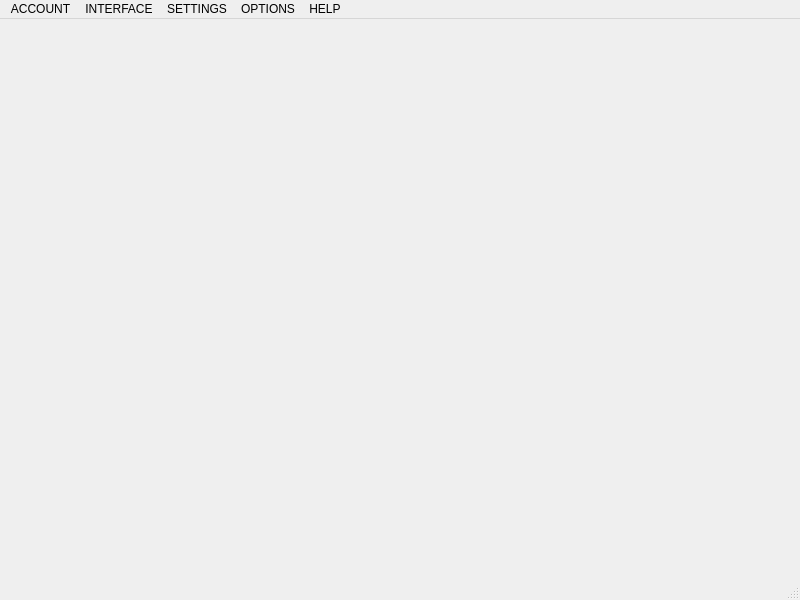
<?xml version="1.0" encoding="UTF-8"?>
<ui version="4.0">
 <class>MainWindow</class>
 <widget class="QMainWindow" name="MainWindow">
  <property name="geometry">
   <rect>
    <x>0</x>
    <y>0</y>
    <width>800</width>
    <height>600</height>
   </rect>
  </property>
  <property name="windowTitle">
   <string>MainWindow</string>
  </property>
  <widget class="QWidget" name="centralwidget"/>
  <widget class="QMenuBar" name="menubar">
   <property name="geometry">
    <rect>
     <x>0</x>
     <y>0</y>
     <width>800</width>
     <height>26</height>
    </rect>
   </property>
   <widget class="QMenu" name="menuACCOUNT">
    <property name="title">
     <string>ACCOUNT</string>
    </property>
    <widget class="QMenu" name="menuMY_PROFILE">
     <property name="title">
      <string>MY PROFILE</string>
     </property>
     <addaction name="actionUSER_DATA"/>
     <addaction name="actionADDRESS_WALLETT"/>
    </widget>
    <addaction name="actionLOGIN"/>
    <addaction name="menuMY_PROFILE"/>
    <addaction name="actionINITIATE_UPLOAD"/>
    <addaction name="actionSTOP_UPLOAD"/>
    <addaction name="actionSIGN_OFF"/>
   </widget>
   <widget class="QMenu" name="menuINTERFACE">
    <property name="title">
     <string>INTERFACE</string>
    </property>
    <widget class="QMenu" name="menuLANGUAGE">
     <property name="title">
      <string>LANGUAGE</string>
     </property>
     <addaction name="actionENGLISH"/>
     <addaction name="actionSPANISH"/>
     <addaction name="actionFRENCH"/>
    </widget>
    <widget class="QMenu" name="menuGRAPHIC_INTERFACE">
     <property name="title">
      <string>GRAPHIC INTERFACE</string>
     </property>
     <addaction name="actionGRAPHIC"/>
     <addaction name="actionNUMERIC"/>
    </widget>
    <addaction name="menuGRAPHIC_INTERFACE"/>
    <addaction name="menuLANGUAGE"/>
   </widget>
   <widget class="QMenu" name="menuSETTINGS">
    <property name="title">
     <string>SETTINGS</string>
    </property>
    <addaction name="actionCONFIGURE_W_FI"/>
    <addaction name="actionCONFIGURE_SERVER"/>
   </widget>
   <widget class="QMenu" name="menuOPTIONS">
    <property name="title">
     <string>OPTIONS</string>
    </property>
    <addaction name="actionSEARCH_UPDATES"/>
    <addaction name="actionCONNECTION_PROPERTIES"/>
   </widget>
   <widget class="QMenu" name="menuHELP">
    <property name="title">
     <string>HELP</string>
    </property>
    <addaction name="actionABOUT_CLORELA_OS"/>
    <addaction name="actionABOUT_WALCORG"/>
    <addaction name="actionREPORT_A_PROBLEM"/>
   </widget>
   <addaction name="menuACCOUNT"/>
   <addaction name="menuINTERFACE"/>
   <addaction name="menuSETTINGS"/>
   <addaction name="menuOPTIONS"/>
   <addaction name="menuHELP"/>
  </widget>
  <widget class="QStatusBar" name="statusbar"/>
  <action name="actionLOGIN">
   <property name="text">
    <string>LOGIN</string>
   </property>
  </action>
  <action name="actionINITIATE_UPLOAD">
   <property name="text">
    <string>INITIATE UPLOAD</string>
   </property>
  </action>
  <action name="actionSTOP_UPLOAD">
   <property name="text">
    <string>STOP UPLOAD</string>
   </property>
  </action>
  <action name="actionSIGN_OFF">
   <property name="text">
    <string>SIGN OFF</string>
   </property>
  </action>
  <action name="actionUSER_DATA">
   <property name="text">
    <string>USER DATA</string>
   </property>
  </action>
  <action name="actionADDRESS_WALLETT">
   <property name="text">
    <string>ADDRESS WALLETT</string>
   </property>
  </action>
  <action name="actionENGLISH">
   <property name="text">
    <string>ENGLISH</string>
   </property>
  </action>
  <action name="actionSPANISH">
   <property name="text">
    <string>SPANISH</string>
   </property>
  </action>
  <action name="actionFRENCH">
   <property name="text">
    <string>FRENCH</string>
   </property>
  </action>
  <action name="actionGRAPHIC">
   <property name="text">
    <string>GRAPHIC</string>
   </property>
  </action>
  <action name="actionNUMERIC">
   <property name="text">
    <string>NUMERIC</string>
   </property>
  </action>
  <action name="actionCONFIGURE_W_FI">
   <property name="text">
    <string>CONFIGURE WI-FI</string>
   </property>
  </action>
  <action name="actionCONFIGURE_SERVER">
   <property name="text">
    <string>CONFIGURE SERVER</string>
   </property>
  </action>
  <action name="actionSEARCH_UPDATES">
   <property name="text">
    <string>SEARCH UPDATES</string>
   </property>
  </action>
  <action name="actionCONNECTION_PROPERTIES">
   <property name="text">
    <string>CONNECTION PROPERTIES</string>
   </property>
  </action>
  <action name="actionABOUT_CLORELA_OS">
   <property name="text">
    <string>ABOUT CLORELA OS</string>
   </property>
  </action>
  <action name="actionABOUT_WALCORG">
   <property name="text">
    <string>ABOUT WALCORG</string>
   </property>
  </action>
  <action name="actionREPORT_A_PROBLEM">
   <property name="text">
    <string>REPORT A PROBLEM</string>
   </property>
  </action>
 </widget>
 <resources/>
 <connections/>
</ui>
